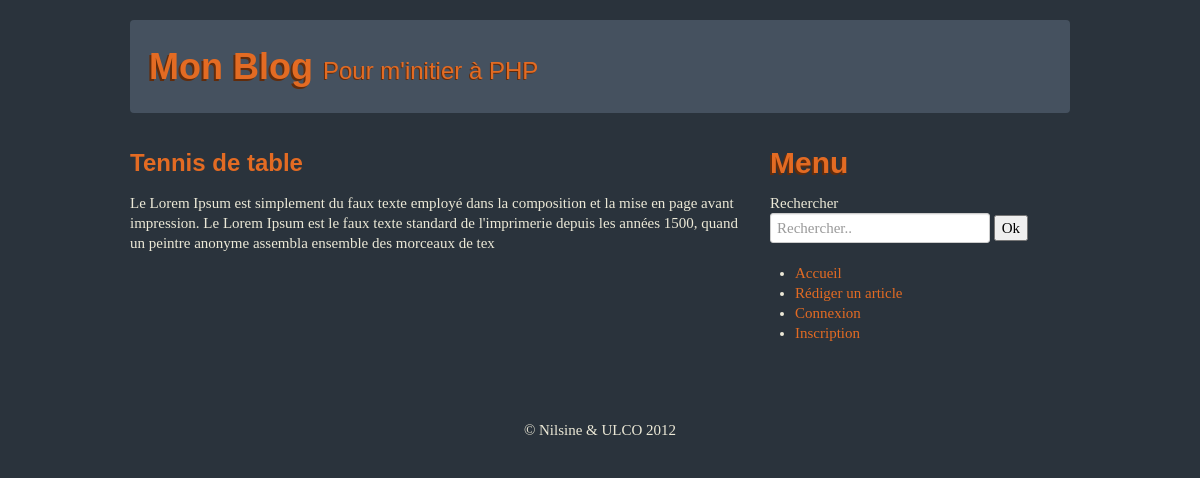
Page /Afficher_article.php?id=79 on the committed database.
### tables this page shows
CREATE TABLE IF NOT EXISTS `articles` (
  `Id` int(3) NOT NULL AUTO_INCREMENT,
  `Texte` varchar(255) NOT NULL,
  `Date` varchar(11) NOT NULL,
  `Titre` varchar(250) NOT NULL,
  `User_id` int(11) NOT NULL,
  PRIMARY KEY (`Id`)
);

### Afficher_article.php (the view, shortened to what this page needs)
<?php
	include('includes/haut.inc.php');
		if(isset($_GET['id'])){
		$id = (int)$_GET['id'];
		$sql = "SELECT * FROM articles WHERE id=$id";
		$req = mysql_query($sql);
		while($data = mysql_fetch_array($req)) {
			echo "<H3>" . $data['Titre'] . "</H3>";
			echo "<p>" . nl2br($data['Texte']) . "</p><BR>";
		}
	}
	include('includes/bas.inc.php');

### includes/haut.inc.php (shortened to what this page needs)
<!DOCTYPE html>
<html lang="fr">
  <head>
    <link href="assets/css/bootstrap.min.css" rel="stylesheet">
    <link href="assets/css/main.css" rel="stylesheet">
  </head>
  <body>
    <div class="container">
      <div class="content">
        <div class="page-header well">
          <h1>Mon Blog <small>Pour m'initier à PHP</small></h1>
        </div>
        <div class="row">
          <div class="span8">
            <div id="loader">

### includes/bas.inc.php
          </div>
          </div>
          <nav class="span4">
            <h2>Menu</h2>
                <form action="index.php" method="post" class="form-inline">
                    <div class="form-group">
                     Rechercher</br>
                    <input type="text" name="r" placeholder="Rechercher.." class="span3">
                    <input type="submit" value="Ok">
                   </div>
                 </form>
            <ul>
                <li><a href="index.php">Accueil</a></li>
                <li><a href="article.php">Rédiger un article</a></li>
                <li><a href="connexion.php">Connexion</a></li>
                <li><a href="inscription.php">Inscription</a></li>
            </ul>
          </nav>
        </div>
      </div>
      <footer>
        <p>&copy; Nilsine & ULCO 2012</p>
      </footer>
    </div>
  </body>
</html>

### assets/css/main.css (style rules this page uses)
.content { min-height: 400px; }
.page-header h1 { margin: 0; }
.container > footer p { text-align: center; }

### rows in the picture
articles: Titre "Tennis de table", Texte "Le Lorem Ipsum est simplement du faux texte employé dans la composition et la mise en page avant impression. Le Lorem Ipsum est le faux texte standard de l'imprimerie depuis les années 1500, quand un peintre anonyme assembla ensemble des morceaux de tex"
